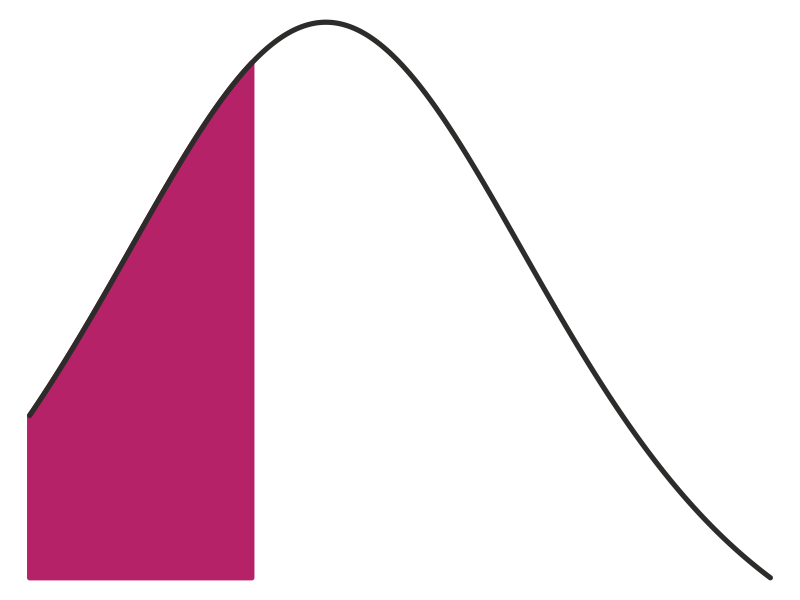

Write R code to recreate this figure.
png("crch.png", height = 75, width = 75, bg = "transparent")
par(mar = rep(0, 4))
x <- seq(-2, 3, by = 0.01)
plot(x, dlogis(x), type = "l", lwd = 1, col = "#2c2c2b", axes = FALSE, xlab = "", ylab = "")
polygon(c(x[1], x[x <= -0.5], -0.5), c(dlogis(tail(x, 1)), dlogis(x[x <= -0.5]), dlogis(tail(x, 1))), border = "#b52267", col = "#b52267", lwd = 5)
lines(x, dlogis(x), type = "l", lwd = 5, col = "#2c2c2b")
dev.off()

## png("crch-raw.png", height = 75, width = 260, bg = "transparent")
## par(mar = rep(0, 4))
## x <- seq(-0.6, 2.8, by = 0.01)
## plot(x, dlogis(x), type = "l", lwd = 7, col = "#2c2c2b", axes = FALSE, xlab = "", ylab = "", ylim = c(0, 0.26))
## polygon(c(x[1], x[x <= 0], 0), c(0, dlogis(x[x <= 0]), 0), border = "#b52267", col = "#b52267", lwd = 5)
## lines(x, dlogis(x), type = "l", lwd = 5, col = "#2c2c2b")
## ## crch: Roboto Medium 75
## dev.off()
